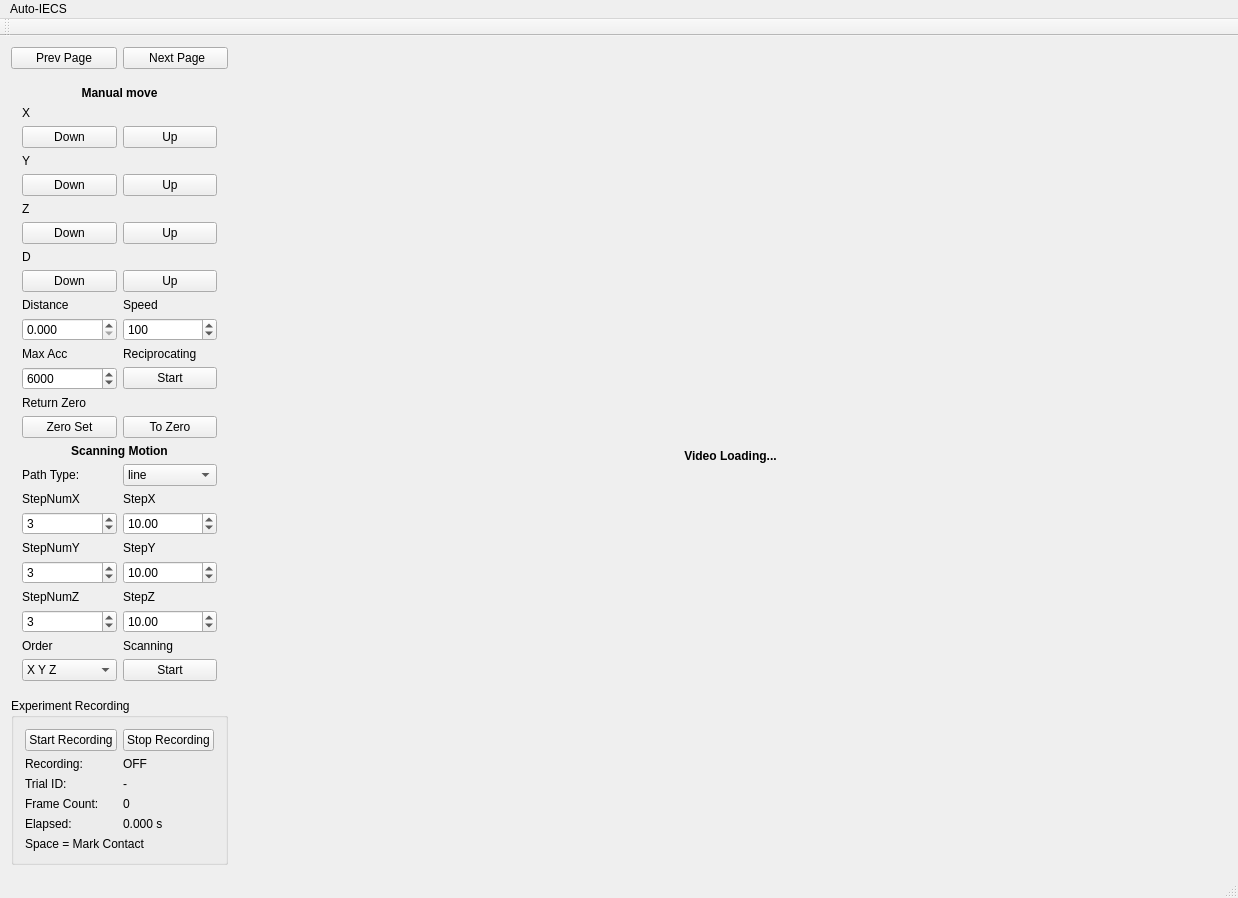
<?xml version="1.0" encoding="UTF-8"?>
<ui version="4.0">
 <class>MainWindow</class>
 <widget class="QMainWindow" name="MainWindow">
  <property name="geometry">
   <rect>
    <x>0</x>
    <y>0</y>
    <width>1238</width>
    <height>855</height>
   </rect>
  </property>
  <property name="windowTitle">
   <string>MainWindow</string>
  </property>
  <widget class="QWidget" name="centralWidget">
   <property name="sizePolicy">
    <sizepolicy hsizetype="Preferred" vsizetype="Preferred">
     <horstretch>0</horstretch>
     <verstretch>0</verstretch>
    </sizepolicy>
   </property>
   <layout class="QHBoxLayout" name="horizontalLayout_7" stretch="1,10">
    <item>
     <layout class="QVBoxLayout" name="verticalLayout_8">
      <item>
       <layout class="QHBoxLayout" name="horizontalLayout_6">
        <item>
         <widget class="QPushButton" name="Page_1">
          <property name="text">
           <string>Prev Page</string>
          </property>
         </widget>
        </item>
        <item>
         <widget class="QPushButton" name="Page_2">
          <property name="text">
           <string> Next Page</string>
          </property>
         </widget>
        </item>
       </layout>
      </item>
      <item>
       <widget class="QStackedWidget" name="stackedWidget">
        <property name="currentIndex">
         <number>2</number>
        </property>
        <widget class="QWidget" name="page_3">
         <layout class="QVBoxLayout" name="verticalLayout_3">
          <item>
           <widget class="QLabel" name="label_13">
            <property name="font">
             <font>
              <weight>75</weight>
              <bold>true</bold>
             </font>
            </property>
            <property name="text">
             <string>Nanobiopsy</string>
            </property>
            <property name="alignment">
             <set>Qt::AlignCenter</set>
            </property>
           </widget>
          </item>
          <item>
           <widget class="QLabel" name="label_22">
            <property name="text">
             <string>PUMP Angle</string>
            </property>
           </widget>
          </item>
          <item>
           <layout class="QHBoxLayout" name="horizontalLayout_14">
            <item>
             <widget class="QDoubleSpinBox" name="pumpPulse">
              <property name="minimum">
               <double>-100000.000000000000000</double>
              </property>
              <property name="maximum">
               <double>100000.000000000000000</double>
              </property>
              <property name="singleStep">
               <double>90.000000000000000</double>
              </property>
             </widget>
            </item>
            <item>
             <widget class="QPushButton" name="pumpPulseSend">
              <property name="text">
               <string>Pulse Send</string>
              </property>
             </widget>
            </item>
           </layout>
          </item>
          <item>
           <widget class="QLabel" name="label_23">
            <property name="text">
             <string>PUMP Volume Control</string>
            </property>
           </widget>
          </item>
          <item>
           <layout class="QHBoxLayout" name="horizontalLayout_15">
            <item>
             <widget class="QDoubleSpinBox" name="pumpDistance">
              <property name="maximum">
               <double>999.990000000000009</double>
              </property>
              <property name="value">
               <double>0.000000000000000</double>
              </property>
             </widget>
            </item>
            <item>
             <widget class="QPushButton" name="pumpDistanceSend">
              <property name="text">
               <string>Pump Dis S</string>
              </property>
             </widget>
            </item>
           </layout>
          </item>
          <item>
           <layout class="QGridLayout" name="gridLayout_4">
            <item row="0" column="0">
             <widget class="QLabel" name="label_11">
              <property name="text">
               <string>EW Voltage</string>
              </property>
             </widget>
            </item>
            <item row="1" column="0">
             <widget class="QDoubleSpinBox" name="doubleSpinBox">
              <property name="minimum">
               <double>-10.000000000000000</double>
              </property>
              <property name="maximum">
               <double>10.000000000000000</double>
              </property>
              <property name="singleStep">
               <double>0.100000000000000</double>
              </property>
              <property name="value">
               <double>0.010000000000000</double>
              </property>
             </widget>
            </item>
            <item row="2" column="0">
             <widget class="QLabel" name="label_37">
              <property name="text">
               <string>Frequency</string>
              </property>
             </widget>
            </item>
            <item row="3" column="0">
             <widget class="QDoubleSpinBox" name="volFrequency">
              <property name="decimals">
               <number>1</number>
              </property>
              <property name="maximum">
               <double>1000000.000000000000000</double>
              </property>
              <property name="value">
               <double>1.000000000000000</double>
              </property>
             </widget>
            </item>
            <item row="3" column="1">
             <widget class="QComboBox" name="volFreComb">
              <item>
               <property name="text">
                <string>MHz</string>
               </property>
              </item>
              <item>
               <property name="text">
                <string>KHz</string>
               </property>
              </item>
              <item>
               <property name="text">
                <string>Hz</string>
               </property>
              </item>
             </widget>
            </item>
            <item row="1" column="1">
             <widget class="QPushButton" name="volInputOver">
              <property name="text">
               <string>Vol Send</string>
              </property>
             </widget>
            </item>
           </layout>
          </item>
          <item>
           <widget class="QLabel" name="label_10">
            <property name="text">
             <string>EW-Based Volume Control</string>
            </property>
           </widget>
          </item>
          <item>
           <layout class="QHBoxLayout" name="horizontalLayout_9">
            <item>
             <widget class="QDoubleSpinBox" name="EwStart">
              <property name="maximum">
               <double>999.990000000000009</double>
              </property>
              <property name="value">
               <double>0.000000000000000</double>
              </property>
             </widget>
            </item>
            <item>
             <widget class="QPushButton" name="distanceSend">
              <property name="text">
               <string>Dis Send</string>
              </property>
             </widget>
            </item>
           </layout>
          </item>
          <item>
           <spacer name="verticalSpacer_9">
            <property name="orientation">
             <enum>Qt::Vertical</enum>
            </property>
            <property name="sizeHint" stdset="0">
             <size>
              <width>20</width>
              <height>67</height>
             </size>
            </property>
           </spacer>
          </item>
          <item>
           <spacer name="verticalSpacer_10">
            <property name="orientation">
             <enum>Qt::Vertical</enum>
            </property>
            <property name="sizeHint" stdset="0">
             <size>
              <width>20</width>
              <height>40</height>
             </size>
            </property>
           </spacer>
          </item>
          <item>
           <spacer name="verticalSpacer_8">
            <property name="orientation">
             <enum>Qt::Vertical</enum>
            </property>
            <property name="sizeHint" stdset="0">
             <size>
              <width>20</width>
              <height>138</height>
             </size>
            </property>
           </spacer>
          </item>
         </layout>
        </widget>
        <widget class="QWidget" name="page">
         <layout class="QVBoxLayout" name="verticalLayout_6">
          <item>
           <spacer name="verticalSpacer">
            <property name="orientation">
             <enum>Qt::Vertical</enum>
            </property>
            <property name="sizeHint" stdset="0">
             <size>
              <width>20</width>
              <height>31</height>
             </size>
            </property>
           </spacer>
          </item>
          <item>
           <layout class="QVBoxLayout" name="verticalLayout_5">
            <item>
             <layout class="QVBoxLayout" name="verticalLayout_2">
              <item>
               <widget class="QLabel" name="label_15">
                <property name="font">
                 <font>
                  <weight>75</weight>
                  <bold>true</bold>
                 </font>
                </property>
                <property name="text">
                 <string>Scope Magnification</string>
                </property>
                <property name="alignment">
                 <set>Qt::AlignCenter</set>
                </property>
               </widget>
              </item>
              <item>
               <widget class="QComboBox" name="lensMagnify">
                <item>
                 <property name="text">
                  <string>20X</string>
                 </property>
                </item>
                <item>
                 <property name="text">
                  <string>40X</string>
                 </property>
                </item>
                <item>
                 <property name="text">
                  <string>5X</string>
                 </property>
                </item>
                <item>
                 <property name="text">
                  <string>10X</string>
                 </property>
                </item>
               </widget>
              </item>
              <item>
               <widget class="QLabel" name="label_6">
                <property name="font">
                 <font>
                  <weight>75</weight>
                  <bold>true</bold>
                 </font>
                </property>
                <property name="text">
                 <string>Semi Automation</string>
                </property>
                <property name="alignment">
                 <set>Qt::AlignCenter</set>
                </property>
               </widget>
              </item>
              <item>
               <layout class="QHBoxLayout" name="horizontalLayout">
                <item>
                 <widget class="QPushButton" name="ImageAdjust">
                  <property name="text">
                   <string>I_Adjust</string>
                  </property>
                 </widget>
                </item>
                <item>
                 <widget class="QPushButton" name="NextAction">
                  <property name="text">
                   <string>Next_Act</string>
                  </property>
                 </widget>
                </item>
               </layout>
              </item>
             </layout>
            </item>
            <item>
             <layout class="QGridLayout" name="gridLayout">
              <item row="1" column="1">
               <widget class="QSpinBox" name="penetration_time">
                <property name="maximum">
                 <number>999999</number>
                </property>
                <property name="value">
                 <number>3</number>
                </property>
               </widget>
              </item>
              <item row="2" column="1">
               <widget class="QLabel" name="label_8">
                <property name="text">
                 <string>pHeight (um)</string>
                </property>
               </widget>
              </item>
              <item row="2" column="0">
               <widget class="QLabel" name="label_7">
                <property name="text">
                 <string>pDepth (um)</string>
                </property>
               </widget>
              </item>
              <item row="5" column="0">
               <widget class="QComboBox" name="touchBox">
                <property name="sizePolicy">
                 <sizepolicy hsizetype="Preferred" vsizetype="Preferred">
                  <horstretch>0</horstretch>
                  <verstretch>0</verstretch>
                 </sizepolicy>
                </property>
                <property name="currentText">
                 <string>wait...</string>
                </property>
                <property name="currentIndex">
                 <number>0</number>
                </property>
                <item>
                 <property name="text">
                  <string>wait...</string>
                 </property>
                </item>
                <item>
                 <property name="text">
                  <string extracomment="cell_deformation">cell</string>
                 </property>
                </item>
                <item>
                 <property name="text">
                  <string extracomment="ion_current">ion</string>
                 </property>
                </item>
                <item>
                 <property name="text">
                  <string extracomment="tip_deformation">tip</string>
                 </property>
                </item>
                <item>
                 <property name="text">
                  <string extracomment="manual_touch">manual</string>
                 </property>
                </item>
               </widget>
              </item>
              <item row="4" column="0">
               <widget class="QLabel" name="label_12">
                <property name="text">
                 <string>Touch Select</string>
                </property>
               </widget>
              </item>
              <item row="1" column="0">
               <widget class="QPushButton" name="IBVS">
                <property name="text">
                 <string>Open</string>
                </property>
               </widget>
              </item>
              <item row="3" column="0">
               <widget class="QSpinBox" name="penetration_depth">
                <property name="minimum">
                 <number>-50</number>
                </property>
                <property name="maximum">
                 <number>100</number>
                </property>
                <property name="value">
                 <number>3</number>
                </property>
               </widget>
              </item>
              <item row="4" column="1">
               <widget class="QLabel" name="label_14">
                <property name="text">
                 <string>R or L</string>
                </property>
               </widget>
              </item>
              <item row="0" column="1">
               <widget class="QLabel" name="label">
                <property name="text">
                 <string>pTime (s)</string>
                </property>
               </widget>
              </item>
              <item row="0" column="0">
               <widget class="QLabel" name="label_9">
                <property name="text">
                 <string>IBVS:</string>
                </property>
               </widget>
              </item>
              <item row="5" column="1">
               <widget class="QPushButton" name="RorLSelection">
                <property name="text">
                 <string>toLeft</string>
                </property>
               </widget>
              </item>
              <item row="3" column="1">
               <widget class="QSpinBox" name="lift_height">
                <property name="minimum">
                 <number>-50</number>
                </property>
                <property name="maximum">
                 <number>50</number>
                </property>
               </widget>
              </item>
             </layout>
            </item>
           </layout>
          </item>
          <item>
           <spacer name="verticalSpacer_2">
            <property name="orientation">
             <enum>Qt::Vertical</enum>
            </property>
            <property name="sizeHint" stdset="0">
             <size>
              <width>20</width>
              <height>31</height>
             </size>
            </property>
           </spacer>
          </item>
          <item>
           <layout class="QVBoxLayout" name="verticalLayout">
            <item>
             <widget class="QLabel" name="label_2">
              <property name="font">
               <font>
                <weight>75</weight>
                <bold>true</bold>
               </font>
              </property>
              <property name="text">
               <string>Fully Automation</string>
              </property>
              <property name="alignment">
               <set>Qt::AlignCenter</set>
              </property>
             </widget>
            </item>
            <item>
             <widget class="QLabel" name="label_3">
              <property name="text">
               <string>Fully</string>
              </property>
             </widget>
            </item>
            <item>
             <layout class="QHBoxLayout" name="horizontalLayout_2">
              <item>
               <widget class="QPushButton" name="fullyStart">
                <property name="text">
                 <string>Start</string>
                </property>
               </widget>
              </item>
              <item>
               <widget class="QPushButton" name="fullyStop">
                <property name="text">
                 <string>Stop</string>
                </property>
               </widget>
              </item>
             </layout>
            </item>
            <item>
             <widget class="QLabel" name="label_4">
              <property name="text">
               <string>Unit Testing：</string>
              </property>
             </widget>
            </item>
            <item>
             <layout class="QHBoxLayout" name="horizontalLayout_3">
              <item>
               <widget class="QPushButton" name="None">
                <property name="text">
                 <string>Angle_meter</string>
                </property>
               </widget>
              </item>
              <item>
               <widget class="QPushButton" name="fullyNextAct">
                <property name="text">
                 <string>Next_Act</string>
                </property>
               </widget>
              </item>
             </layout>
            </item>
            <item>
             <layout class="QHBoxLayout" name="horizontalLayout_5">
              <item>
               <widget class="QPushButton" name="testOpen">
                <property name="text">
                 <string>Test_Open</string>
                </property>
               </widget>
              </item>
              <item>
               <widget class="QPushButton" name="fullyAboveAct">
                <property name="text">
                 <string>Above_Act</string>
                </property>
               </widget>
              </item>
             </layout>
            </item>
            <item>
             <widget class="QLabel" name="label_5">
              <property name="text">
               <string>Saving Image：</string>
              </property>
             </widget>
            </item>
            <item>
             <layout class="QHBoxLayout" name="horizontalLayout_4">
              <item>
               <widget class="QPushButton" name="saveImage">
                <property name="text">
                 <string>Save_Image</string>
                </property>
               </widget>
              </item>
              <item>
               <widget class="QPushButton" name="Close_Camera">
                <property name="text">
                 <string>Close_Camera</string>
                </property>
               </widget>
              </item>
             </layout>
            </item>
           </layout>
          </item>
          <item>
           <spacer name="verticalSpacer_3">
            <property name="orientation">
             <enum>Qt::Vertical</enum>
            </property>
            <property name="sizeHint" stdset="0">
             <size>
              <width>20</width>
              <height>31</height>
             </size>
            </property>
           </spacer>
          </item>
         </layout>
        </widget>
        <widget class="QWidget" name="page_2">
         <layout class="QVBoxLayout" name="verticalLayout_7">
          <item>
           <spacer name="verticalSpacer_4">
            <property name="orientation">
             <enum>Qt::Vertical</enum>
            </property>
            <property name="sizeHint" stdset="0">
             <size>
              <width>20</width>
              <height>40</height>
             </size>
            </property>
           </spacer>
          </item>
          <item>
           <widget class="QLabel" name="label_21">
            <property name="font">
             <font>
              <weight>75</weight>
              <bold>true</bold>
             </font>
            </property>
            <property name="text">
             <string>Manual move</string>
            </property>
            <property name="alignment">
             <set>Qt::AlignCenter</set>
            </property>
           </widget>
          </item>
          <item>
           <layout class="QGridLayout" name="gridLayout_2">
            <item row="10" column="0">
             <widget class="QLabel" name="label_25">
              <property name="text">
               <string>Max Acc</string>
              </property>
             </widget>
            </item>
            <item row="13" column="0">
             <widget class="QPushButton" name="zeroSet">
              <property name="text">
               <string>Zero Set</string>
              </property>
             </widget>
            </item>
            <item row="2" column="0">
             <widget class="QLabel" name="label_17">
              <property name="text">
               <string>Y</string>
              </property>
             </widget>
            </item>
            <item row="6" column="0">
             <widget class="QLabel" name="label_26">
              <property name="text">
               <string>D</string>
              </property>
             </widget>
            </item>
            <item row="1" column="0">
             <widget class="QPushButton" name="X_down">
              <property name="text">
               <string>Down</string>
              </property>
             </widget>
            </item>
            <item row="5" column="1">
             <widget class="QPushButton" name="Z_up">
              <property name="text">
               <string>Up</string>
              </property>
             </widget>
            </item>
            <item row="12" column="0">
             <widget class="QLabel" name="label_24">
              <property name="text">
               <string>Return Zero </string>
              </property>
             </widget>
            </item>
            <item row="11" column="0">
             <widget class="QSpinBox" name="Max_acc">
              <property name="maximum">
               <number>10000</number>
              </property>
              <property name="singleStep">
               <number>100</number>
              </property>
              <property name="value">
               <number>6000</number>
              </property>
             </widget>
            </item>
            <item row="3" column="0">
             <widget class="QPushButton" name="Y_down">
              <property name="text">
               <string>Down</string>
              </property>
             </widget>
            </item>
            <item row="10" column="1">
             <widget class="QLabel" name="label_27">
              <property name="text">
               <string>Reciprocating</string>
              </property>
             </widget>
            </item>
            <item row="4" column="0">
             <widget class="QLabel" name="label_18">
              <property name="text">
               <string>Z</string>
              </property>
             </widget>
            </item>
            <item row="1" column="1">
             <widget class="QPushButton" name="X_up">
              <property name="text">
               <string>Up</string>
              </property>
             </widget>
            </item>
            <item row="9" column="1">
             <widget class="QSpinBox" name="Speed">
              <property name="minimum">
               <number>1</number>
              </property>
              <property name="maximum">
               <number>5000</number>
              </property>
              <property name="singleStep">
               <number>100</number>
              </property>
              <property name="value">
               <number>100</number>
              </property>
             </widget>
            </item>
            <item row="0" column="0">
             <widget class="QLabel" name="label_16">
              <property name="text">
               <string>X</string>
              </property>
             </widget>
            </item>
            <item row="13" column="1">
             <widget class="QPushButton" name="toZero">
              <property name="text">
               <string>To Zero</string>
              </property>
             </widget>
            </item>
            <item row="8" column="0">
             <widget class="QLabel" name="label_19">
              <property name="text">
               <string>Distance</string>
              </property>
             </widget>
            </item>
            <item row="5" column="0">
             <widget class="QPushButton" name="Z_down">
              <property name="text">
               <string>Down</string>
              </property>
             </widget>
            </item>
            <item row="7" column="0">
             <widget class="QPushButton" name="D_down">
              <property name="text">
               <string>Down</string>
              </property>
             </widget>
            </item>
            <item row="11" column="1">
             <widget class="QPushButton" name="Reciprocating">
              <property name="text">
               <string>Start</string>
              </property>
             </widget>
            </item>
            <item row="8" column="1">
             <widget class="QLabel" name="label_20">
              <property name="text">
               <string>Speed</string>
              </property>
             </widget>
            </item>
            <item row="3" column="1">
             <widget class="QPushButton" name="Y_up">
              <property name="text">
               <string>Up</string>
              </property>
             </widget>
            </item>
            <item row="7" column="1">
             <widget class="QPushButton" name="D_up">
              <property name="text">
               <string>Up</string>
              </property>
             </widget>
            </item>
            <item row="9" column="0">
             <widget class="QDoubleSpinBox" name="Distance_double">
              <property name="decimals">
               <number>3</number>
              </property>
              <property name="maximum">
               <double>9999.000000000000000</double>
              </property>
             </widget>
            </item>
           </layout>
          </item>
          <item>
           <spacer name="verticalSpacer_7">
            <property name="orientation">
             <enum>Qt::Vertical</enum>
            </property>
            <property name="sizeHint" stdset="0">
             <size>
              <width>20</width>
              <height>40</height>
             </size>
            </property>
           </spacer>
          </item>
          <item>
           <widget class="QLabel" name="label_31">
            <property name="font">
             <font>
              <weight>75</weight>
              <bold>true</bold>
             </font>
            </property>
            <property name="text">
             <string>Scanning Motion</string>
            </property>
            <property name="alignment">
             <set>Qt::AlignCenter</set>
            </property>
           </widget>
          </item>
          <item>
           <layout class="QGridLayout" name="gridLayout_3" rowstretch="0,0,0,0,0,0,0,0,0,0,0" rowminimumheight="0,0,0,0,0,0,0,0,0,0,0">
            <item row="2" column="1">
             <widget class="QDoubleSpinBox" name="StepX">
              <property name="minimum">
               <double>-1000.000000000000000</double>
              </property>
              <property name="maximum">
               <double>1000.000000000000000</double>
              </property>
              <property name="value">
               <double>10.000000000000000</double>
              </property>
             </widget>
            </item>
            <item row="3" column="0">
             <widget class="QLabel" name="label_32">
              <property name="text">
               <string>StepNumY</string>
              </property>
             </widget>
            </item>
            <item row="1" column="1">
             <widget class="QLabel" name="label_35">
              <property name="text">
               <string>StepX</string>
              </property>
             </widget>
            </item>
            <item row="10" column="0">
             <widget class="QComboBox" name="sanOrder">
              <item>
               <property name="text">
                <string>X Y Z</string>
               </property>
              </item>
              <item>
               <property name="text">
                <string>X Z Y</string>
               </property>
              </item>
              <item>
               <property name="text">
                <string>Y X Z</string>
               </property>
              </item>
              <item>
               <property name="text">
                <string>Y Z X</string>
               </property>
              </item>
              <item>
               <property name="text">
                <string>Z X Y</string>
               </property>
              </item>
              <item>
               <property name="text">
                <string>Z Y X</string>
               </property>
              </item>
             </widget>
            </item>
            <item row="4" column="1">
             <widget class="QDoubleSpinBox" name="StepY">
              <property name="minimum">
               <double>-1000.000000000000000</double>
              </property>
              <property name="maximum">
               <double>1000.000000000000000</double>
              </property>
              <property name="value">
               <double>10.000000000000000</double>
              </property>
             </widget>
            </item>
            <item row="8" column="1">
             <widget class="QDoubleSpinBox" name="StepZ">
              <property name="minimum">
               <double>-1000.000000000000000</double>
              </property>
              <property name="maximum">
               <double>1000.000000000000000</double>
              </property>
              <property name="value">
               <double>10.000000000000000</double>
              </property>
             </widget>
            </item>
            <item row="7" column="1">
             <widget class="QLabel" name="label_29">
              <property name="text">
               <string>StepZ</string>
              </property>
             </widget>
            </item>
            <item row="10" column="1">
             <widget class="QPushButton" name="Scanning">
              <property name="text">
               <string>Start</string>
              </property>
             </widget>
            </item>
            <item row="8" column="0">
             <widget class="QSpinBox" name="StepNumZ">
              <property name="value">
               <number>3</number>
              </property>
             </widget>
            </item>
            <item row="2" column="0">
             <widget class="QSpinBox" name="StepNumX">
              <property name="maximum">
               <number>999999999</number>
              </property>
              <property name="value">
               <number>3</number>
              </property>
             </widget>
            </item>
            <item row="1" column="0">
             <widget class="QLabel" name="label_34">
              <property name="text">
               <string>StepNumX</string>
              </property>
             </widget>
            </item>
            <item row="9" column="1">
             <widget class="QLabel" name="label_36">
              <property name="text">
               <string>Scanning</string>
              </property>
             </widget>
            </item>
            <item row="7" column="0">
             <widget class="QLabel" name="label_28">
              <property name="text">
               <string>StepNumZ</string>
              </property>
             </widget>
            </item>
            <item row="9" column="0">
             <widget class="QLabel" name="label_30">
              <property name="text">
               <string>Order</string>
              </property>
             </widget>
            </item>
            <item row="3" column="1">
             <widget class="QLabel" name="label_33">
              <property name="text">
               <string>StepY</string>
              </property>
             </widget>
            </item>
            <item row="4" column="0">
             <widget class="QSpinBox" name="StepNumY">
              <property name="value">
               <number>3</number>
              </property>
             </widget>
            </item>
            <item row="0" column="1">
             <widget class="QComboBox" name="lineComboBox">
              <item>
               <property name="text">
                <string>line</string>
               </property>
              </item>
              <item>
               <property name="text">
                <string>torus knot</string>
               </property>
              </item>
              <item>
               <property name="text">
                <string>mona lisa</string>
               </property>
              </item>
             </widget>
            </item>
            <item row="0" column="0">
             <widget class="QLabel" name="label_38">
              <property name="text">
               <string>Path Type:</string>
              </property>
             </widget>
            </item>
           </layout>
          </item>
          <item>
           <spacer name="verticalSpacer_5">
            <property name="orientation">
             <enum>Qt::Vertical</enum>
            </property>
            <property name="sizeHint" stdset="0">
             <size>
              <width>20</width>
              <height>40</height>
             </size>
            </property>
           </spacer>
          </item>
         </layout>
        </widget>
       </widget>
      </item>
      <item>
       <widget class="QGroupBox" name="experimentRecordingGroup">
        <property name="title">
         <string>Experiment Recording</string>
        </property>
        <layout class="QGridLayout" name="experimentRecordingLayout">
         <item row="0" column="0">
          <widget class="QPushButton" name="startRecording">
           <property name="text">
            <string>Start Recording</string>
           </property>
          </widget>
         </item>
         <item row="0" column="1">
          <widget class="QPushButton" name="stopRecording">
           <property name="text">
            <string>Stop Recording</string>
           </property>
          </widget>
         </item>
         <item row="1" column="0">
          <widget class="QLabel" name="recordingStatusTitleLabel">
           <property name="text">
            <string>Recording:</string>
           </property>
          </widget>
         </item>
         <item row="1" column="1">
          <widget class="QLabel" name="recordingStatusLabel">
           <property name="text">
            <string>OFF</string>
           </property>
          </widget>
         </item>
         <item row="2" column="0">
          <widget class="QLabel" name="trialIdTitleLabel">
           <property name="text">
            <string>Trial ID:</string>
           </property>
          </widget>
         </item>
         <item row="2" column="1">
          <widget class="QLabel" name="trialIdValueLabel">
           <property name="text">
            <string>-</string>
           </property>
          </widget>
         </item>
         <item row="3" column="0">
          <widget class="QLabel" name="frameCountTitleLabel">
           <property name="text">
            <string>Frame Count:</string>
           </property>
          </widget>
         </item>
         <item row="3" column="1">
          <widget class="QLabel" name="frameCountValueLabel">
           <property name="text">
            <string>0</string>
           </property>
          </widget>
         </item>
         <item row="4" column="0">
          <widget class="QLabel" name="elapsedTimeTitleLabel">
           <property name="text">
            <string>Elapsed:</string>
           </property>
          </widget>
         </item>
         <item row="4" column="1">
          <widget class="QLabel" name="elapsedTimeValueLabel">
           <property name="text">
            <string>0.000 s</string>
           </property>
          </widget>
         </item>
         <item row="5" column="0" colspan="2">
          <widget class="QLabel" name="contactShortcutLabel">
           <property name="text">
            <string>Space = Mark Contact</string>
           </property>
          </widget>
         </item>
        </layout>
       </widget>
      </item>
     </layout>
    </item>
    <item>
     <widget class="MyLabel" name="video">
      <property name="enabled">
       <bool>true</bool>
      </property>
      <property name="sizePolicy">
       <sizepolicy hsizetype="Preferred" vsizetype="Preferred">
        <horstretch>0</horstretch>
        <verstretch>0</verstretch>
       </sizepolicy>
      </property>
      <property name="font">
       <font>
        <weight>75</weight>
        <bold>true</bold>
       </font>
      </property>
      <property name="text">
       <string>Video Loading...</string>
      </property>
      <property name="alignment">
       <set>Qt::AlignCenter</set>
      </property>
     </widget>
    </item>
   </layout>
  </widget>
  <widget class="QMenuBar" name="menuBar">
   <property name="geometry">
    <rect>
     <x>0</x>
     <y>0</y>
     <width>1238</width>
     <height>22</height>
    </rect>
   </property>
   <widget class="QMenu" name="menu">
    <property name="title">
     <string>Auto-IECS</string>
    </property>
   </widget>
   <addaction name="menu"/>
  </widget>
  <widget class="QToolBar" name="mainToolBar">
   <attribute name="toolBarArea">
    <enum>TopToolBarArea</enum>
   </attribute>
   <attribute name="toolBarBreak">
    <bool>false</bool>
   </attribute>
  </widget>
  <widget class="QStatusBar" name="statusBar"/>
 </widget>
 <layoutdefault spacing="6" margin="11"/>
 <customwidgets>
  <customwidget>
   <class>MyLabel</class>
   <extends>QLabel</extends>
   <header location="global">mylabel.h</header>
  </customwidget>
 </customwidgets>
 <resources/>
 <connections/>
 <slots>
  <slot>on_btn_clicked()</slot>
  <slot>on_btn_2_clicked()</slot>
  <slot>open_camera()</slot>
 </slots>
</ui>
